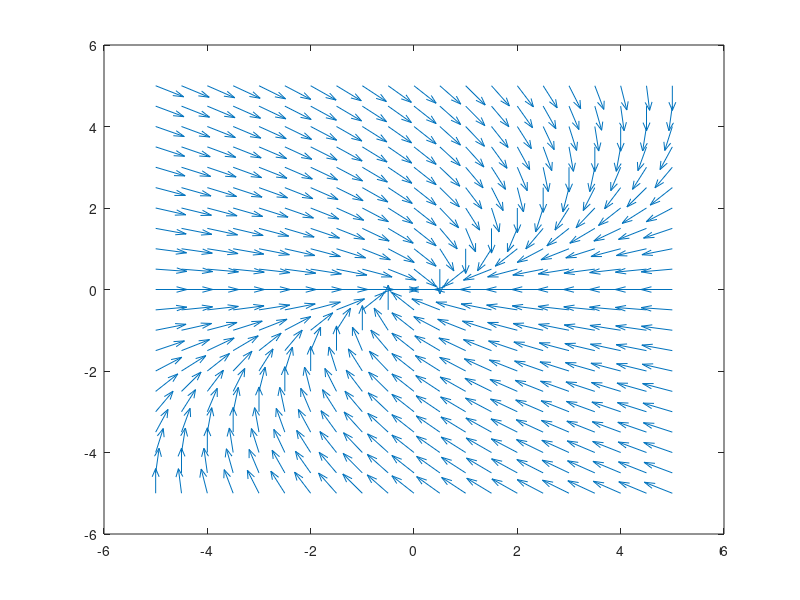

This figure's MATLAB source:
clear; clc; close all;

[X,Y] = meshgrid(-5:0.5:5,-5:0.5:5);
U = -1*X + 1*Y;
V = 0*X + -1*Y;

figure(1)
quiver(X,Y,U./sqrt(U.^2+V.^2),V./sqrt(U.^2+V.^2))
hold on
